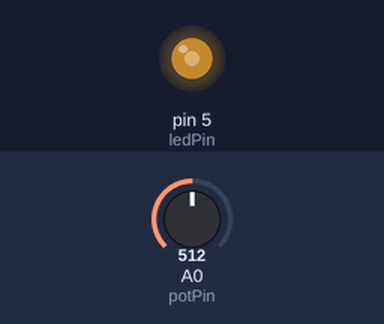
A sketch run on a simulated Arduino Uno, built with avr-gcc and run on an emulated ATmega328P. Shown: output pins drawn as LEDs (lit = HIGH). The test bench sets the inputs (shaded band); at power-on: A0 (potPin) = 512.

Above: at 1.2 s.
1.3 s: A0 (potPin) set to 716
At 2.2 s:
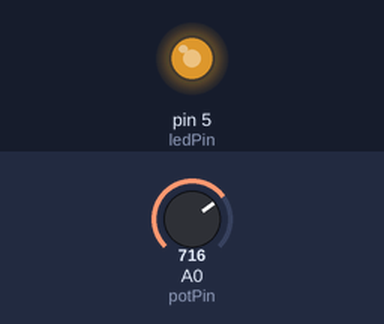
2.8 s: A0 (potPin) set to 900
At 3.5 s:
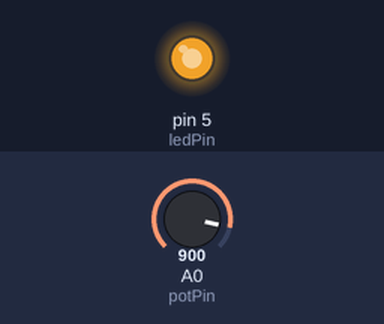
4.3 s: A0 (potPin) set to 122
At 4.7 s:
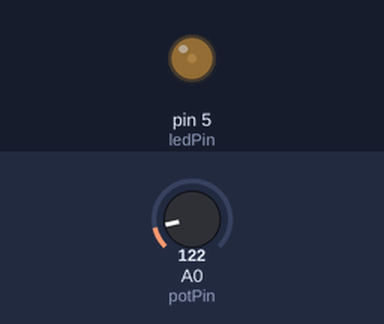
5.8 s: A0 (potPin) set to 0
At 7.0 s:
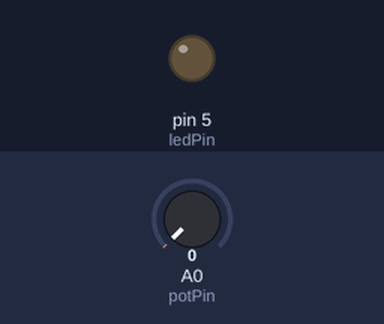
7.3 s: A0 (potPin) set to 511
At 8.4 s:
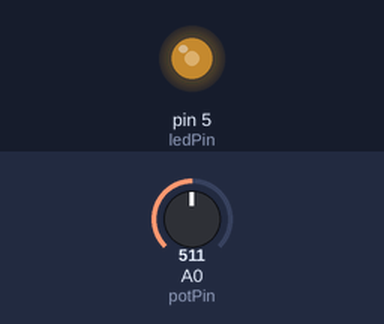
Timing chart, 0 to 9.8 s (numbered marks = the images above; inputs shaded):
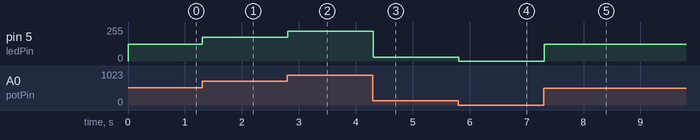

Measured:
- after the input at 1.3 s, pin 5 (ledPin): 127/255 → 178/255 at once
- after the input at 2.8 s, pin 5 (ledPin): 178/255 → 224/255 at once
- after the input at 4.3 s, pin 5 (ledPin): 224/255 → 30/255 at once
- after the input at 5.8 s, pin 5 (ledPin): 30/255 → 0/255 at once
- after the input at 7.3 s, pin 5 (ledPin): 0/255 → 127/255 at once

The sketch:

d2class_ledpotent.ino
```cpp
int analogVal;
int analogOut;
const int potPin =A0;
const int ledPin =5;

void setup() {
  // put your setup code here, to run once:
pinMode(ledPin,OUTPUT);
}

void loop() {
  // put your main code here, to run repeatedly:
analogVal = analogRead (potPin);
analogOut = analogVal / 1023.0 * 255.0;

analogWrite (ledPin, analogOut);
delay(100);
}
```
